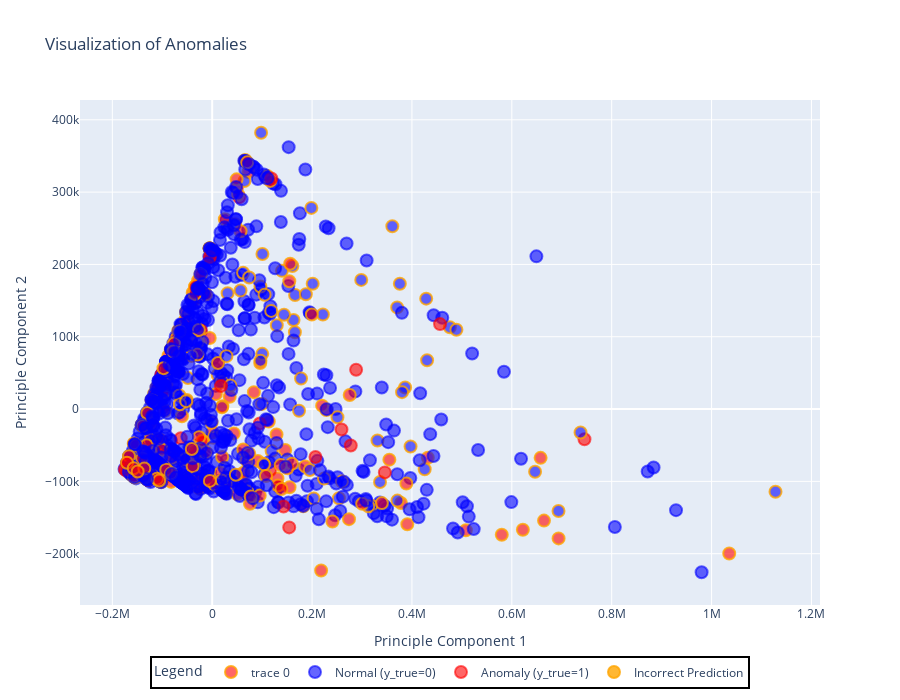

The notebook cell saved with this chart:
### Code cell
from RADAR.visualization_module import DataVisualization
visualizer = DataVisualization(data=X_test, plot_technique='plot_anomaly', dim_reduction_technique='PCA', y_true=labels_true, y_pred=labels_pred,subset_size_percent=0.2)
visualizer.fit()
visualizer.show()

### Figure 1 — Plotly figure (JSON) as saved in the notebook; plotly's stock layout.template omitted (floating-point values rounded to 4 significant figures; data arrays with more than 128 entries replaced by an {"elided": "..."} marker saying what was removed)
{"data": [{"hoverinfo": "text", "marker": {"color": {"elided": "1200 str values"}, "line": {"color": {"elided": "1200 str values"}, "width": 2}, "size": 12}, "mode": "markers", "text": {"elided": "1200 str values"}, "type": "scatter", "x": {"elided": "1200 float values"}, "y": {"elided": "1200 float values"}}, {"marker": {"color": "rgba(0, 0, 255, 0.6)", "line": {"color": "rgba(0, 0, 255, 0.6)", "width": 2}, "size": 12}, "mode": "markers", "name": "Normal (y_true=0)", "showlegend": true, "type": "scatter", "x": [null], "y": [null]}, {"marker": {"color": "rgba(255, 0, 0, 0.6)", "line": {"color": "rgba(255, 0, 0, 0.6)", "width": 2}, "size": 12}, "mode": "markers", "name": "Anomaly (y_true=1)", "showlegend": true, "type": "scatter", "x": [null], "y": [null]}, {"marker": {"color": "rgba(255, 165, 0, 0.8)", "line": {"color": "rgba(255, 165, 0, 0.8)", "width": 2}, "size": 12}, "mode": "markers", "name": "Incorrect Prediction", "showlegend": true, "type": "scatter", "x": [null], "y": [null]}], "layout": {"height": 700, "legend": {"bordercolor": "Black", "borderwidth": 2, "font": {"size": 12}, "itemsizing": "constant", "orientation": "h", "title": {"text": "Legend"}, "x": 0.5, "xanchor": "center"}, "showlegend": true, "title": {"text": "Visualization of Anomalies"}, "width": 900, "xaxis": {"title": {"text": "Principle Component 1"}}, "yaxis": {"title": {"text": "Principle Component 2"}}}}
